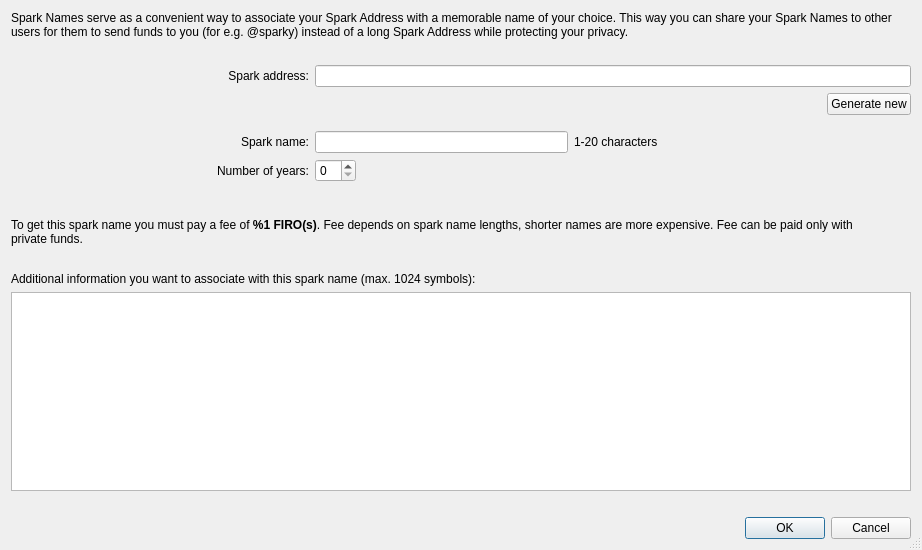
<?xml version="1.0" encoding="UTF-8"?>
<ui version="4.0">
 <class>CreateSparkNamePage</class>
 <widget class="QDialog" name="CreateSparkNamePage">
  <property name="windowModality">
   <enum>Qt::WindowModal</enum>
  </property>
  <property name="geometry">
   <rect>
    <x>0</x>
    <y>0</y>
    <width>922</width>
    <height>550</height>
   </rect>
  </property>
  <property name="sizePolicy">
   <sizepolicy hsizetype="Minimum" vsizetype="Minimum">
    <horstretch>1</horstretch>
    <verstretch>1</verstretch>
   </sizepolicy>
  </property>
  <property name="minimumSize">
   <size>
    <width>906</width>
    <height>550</height>
   </size>
  </property>
  <property name="baseSize">
   <size>
    <width>906</width>
    <height>550</height>
   </size>
  </property>
  <property name="windowTitle">
   <string>Create spark name</string>
  </property>
  <property name="sizeGripEnabled">
   <bool>true</bool>
  </property>
  <property name="modal">
   <bool>true</bool>
  </property>
  <layout class="QVBoxLayout" name="verticalLayout_2">
   <item>
    <layout class="QVBoxLayout" name="verticalLayout" stretch="0,0,0,0,0,0,0,1,0">
     <property name="sizeConstraint">
      <enum>QLayout::SetDefaultConstraint</enum>
     </property>
     <item>
      <layout class="QHBoxLayout" name="horizontalLayout_12">
       <property name="bottomMargin">
        <number>20</number>
       </property>
       <item>
        <widget class="QLabel" name="label">
         <property name="sizePolicy">
          <sizepolicy hsizetype="Preferred" vsizetype="Expanding">
           <horstretch>0</horstretch>
           <verstretch>0</verstretch>
          </sizepolicy>
         </property>
         <property name="text">
          <string>Spark Names serve as a convenient way to associate your Spark Address with a memorable name of your choice. This way you can share your Spark Names to other users for them to send funds to you (for e.g. @sparky) instead of a long Spark Address while protecting your privacy.</string>
         </property>
         <property name="wordWrap">
          <bool>true</bool>
         </property>
        </widget>
       </item>
      </layout>
     </item>
     <item>
      <layout class="QHBoxLayout" name="horizontalLayout_5" stretch="1,2">
       <item>
        <layout class="QHBoxLayout" name="horizontalLayout" stretch="0,0">
         <property name="sizeConstraint">
          <enum>QLayout::SetDefaultConstraint</enum>
         </property>
         <item>
          <spacer name="horizontalSpacer">
           <property name="orientation">
            <enum>Qt::Horizontal</enum>
           </property>
           <property name="sizeHint" stdset="0">
            <size>
             <width>40</width>
             <height>20</height>
            </size>
           </property>
          </spacer>
         </item>
         <item>
          <widget class="QLabel" name="label_6">
           <property name="text">
            <string>Spark address:</string>
           </property>
           <property name="alignment">
            <set>Qt::AlignRight|Qt::AlignTrailing|Qt::AlignVCenter</set>
           </property>
          </widget>
         </item>
        </layout>
       </item>
       <item>
        <widget class="QLineEdit" name="sparkAddressEdit"/>
       </item>
      </layout>
     </item>
     <item>
      <layout class="QHBoxLayout" name="horizontalLayout_6">
       <property name="bottomMargin">
        <number>10</number>
       </property>
       <item>
        <spacer name="horizontalSpacer_2">
         <property name="orientation">
          <enum>Qt::Horizontal</enum>
         </property>
         <property name="sizeHint" stdset="0">
          <size>
           <width>40</width>
           <height>20</height>
          </size>
         </property>
        </spacer>
       </item>
       <item>
        <widget class="QPushButton" name="generateButton">
         <property name="text">
          <string>Generate new</string>
         </property>
        </widget>
       </item>
      </layout>
     </item>
     <item>
      <layout class="QHBoxLayout" name="horizontalLayout_7" stretch="1,2">
       <item>
        <layout class="QHBoxLayout" name="horizontalLayout_2">
         <property name="sizeConstraint">
          <enum>QLayout::SetFixedSize</enum>
         </property>
         <item>
          <spacer name="horizontalSpacer_3">
           <property name="orientation">
            <enum>Qt::Horizontal</enum>
           </property>
           <property name="sizeHint" stdset="0">
            <size>
             <width>40</width>
             <height>20</height>
            </size>
           </property>
          </spacer>
         </item>
         <item>
          <widget class="QLabel" name="label_2">
           <property name="text">
            <string>Spark name:</string>
           </property>
           <property name="alignment">
            <set>Qt::AlignRight|Qt::AlignTrailing|Qt::AlignVCenter</set>
           </property>
          </widget>
         </item>
        </layout>
       </item>
       <item>
        <layout class="QHBoxLayout" name="horizontalLayout_3">
         <item>
          <widget class="QLineEdit" name="sparkNameEdit"/>
         </item>
         <item>
          <widget class="QLabel" name="label_3">
           <property name="text">
            <string>1-20 characters</string>
           </property>
          </widget>
         </item>
         <item>
          <spacer name="horizontalSpacer_4">
           <property name="orientation">
            <enum>Qt::Horizontal</enum>
           </property>
           <property name="sizeHint" stdset="0">
            <size>
             <width>40</width>
             <height>20</height>
            </size>
           </property>
          </spacer>
         </item>
        </layout>
       </item>
      </layout>
     </item>
     <item>
      <layout class="QHBoxLayout" name="horizontalLayout_8" stretch="1,2">
       <property name="bottomMargin">
        <number>30</number>
       </property>
       <item>
        <layout class="QHBoxLayout" name="horizontalLayout_9">
         <item>
          <spacer name="horizontalSpacer_5">
           <property name="orientation">
            <enum>Qt::Horizontal</enum>
           </property>
           <property name="sizeHint" stdset="0">
            <size>
             <width>40</width>
             <height>20</height>
            </size>
           </property>
          </spacer>
         </item>
         <item>
          <widget class="QLabel" name="label_5">
           <property name="text">
            <string>Number of years:</string>
           </property>
           <property name="alignment">
            <set>Qt::AlignRight|Qt::AlignTrailing|Qt::AlignVCenter</set>
           </property>
          </widget>
         </item>
        </layout>
       </item>
       <item>
        <layout class="QHBoxLayout" name="horizontalLayout_10">
         <item>
          <widget class="QSpinBox" name="numberOfYearsEdit"/>
         </item>
         <item>
          <spacer name="horizontalSpacer_6">
           <property name="orientation">
            <enum>Qt::Horizontal</enum>
           </property>
           <property name="sizeHint" stdset="0">
            <size>
             <width>40</width>
             <height>20</height>
            </size>
           </property>
          </spacer>
         </item>
        </layout>
       </item>
      </layout>
     </item>
     <item>
      <layout class="QHBoxLayout" name="horizontalLayout_11" stretch="1,0">
       <property name="bottomMargin">
        <number>20</number>
       </property>
       <item>
        <widget class="QLabel" name="feeTextLabel">
         <property name="sizePolicy">
          <sizepolicy hsizetype="Expanding" vsizetype="Preferred">
           <horstretch>0</horstretch>
           <verstretch>0</verstretch>
          </sizepolicy>
         </property>
         <property name="minimumSize">
          <size>
           <width>0</width>
           <height>0</height>
          </size>
         </property>
         <property name="textFormat">
          <enum>Qt::RichText</enum>
         </property>
         <property name="text">
          <string>&lt;html&gt;&lt;head/&gt;&lt;body&gt;&lt;p&gt;To get this spark name you must pay a fee of &lt;span style=&quot; font-weight:600;&quot;&gt;%1 FIRO(s)&lt;/span&gt;. Fee depends on spark name lengths, shorter names are more expensive. Fee can be paid only with private funds.&lt;/p&gt;&lt;/body&gt;&lt;/html&gt;</string>
         </property>
         <property name="wordWrap">
          <bool>true</bool>
         </property>
        </widget>
       </item>
       <item>
        <layout class="QHBoxLayout" name="horizontalLayout_warning">
         <property name="sizeConstraint">
          <enum>QLayout::SetMinimumSize</enum>
         </property>
         <item>
          <spacer name="horizontalSpacer_warn">
           <property name="orientation">
            <enum>Qt::Horizontal</enum>
           </property>
           <property name="sizeHint" stdset="0">
            <size>
             <width>20</width>
             <height>20</height>
            </size>
           </property>
          </spacer>
         </item>
         <item>
          <widget class="QLabel" name="balanceWarningLabel">
           <property name="sizePolicy">
            <sizepolicy hsizetype="Minimum" vsizetype="Preferred">
             <horstretch>0</horstretch>
             <verstretch>0</verstretch>
            </sizepolicy>
           </property>
           <property name="text">
            <string/>
           </property>
           <property name="visible">
            <bool>false</bool>
           </property>
           <property name="styleSheet">
            <string notr="true">color: orange; font-weight: bold;</string>
           </property>
           <property name="wordWrap">
            <bool>true</bool>
           </property>
          </widget>
         </item>
        </layout>
       </item>
      </layout>
     </item>
     <item>
      <layout class="QHBoxLayout" name="horizontalLayout_13">
       <item>
        <widget class="QLabel" name="label_7">
         <property name="text">
          <string>Additional information you want to associate with this spark name (max. 1024 symbols):</string>
         </property>
        </widget>
       </item>
      </layout>
     </item>
     <item>
      <layout class="QHBoxLayout" name="horizontalLayout_14">
       <property name="bottomMargin">
        <number>20</number>
       </property>
       <item>
        <widget class="QTextEdit" name="additionalInfoEdit">
         <property name="minimumSize">
          <size>
           <width>0</width>
           <height>50</height>
          </size>
         </property>
         <property name="maximumSize">
          <size>
           <width>16777215</width>
           <height>16777215</height>
          </size>
         </property>
        </widget>
       </item>
      </layout>
     </item>
     <item>
      <widget class="QDialogButtonBox" name="buttonBox">
       <property name="orientation">
        <enum>Qt::Horizontal</enum>
       </property>
       <property name="standardButtons">
        <set>QDialogButtonBox::Cancel|QDialogButtonBox::Ok</set>
       </property>
      </widget>
     </item>
    </layout>
   </item>
  </layout>
 </widget>
 <resources/>
 <connections>
  <connection>
   <sender>buttonBox</sender>
   <signal>accepted()</signal>
   <receiver>CreateSparkNamePage</receiver>
   <slot>accept()</slot>
   <hints>
    <hint type="sourcelabel">
     <x>248</x>
     <y>254</y>
    </hint>
    <hint type="destinationlabel">
     <x>157</x>
     <y>274</y>
    </hint>
   </hints>
  </connection>
  <connection>
   <sender>buttonBox</sender>
   <signal>rejected()</signal>
   <receiver>CreateSparkNamePage</receiver>
   <slot>reject()</slot>
   <hints>
    <hint type="sourcelabel">
     <x>316</x>
     <y>260</y>
    </hint>
    <hint type="destinationlabel">
     <x>286</x>
     <y>274</y>
    </hint>
   </hints>
  </connection>
 </connections>
</ui>
